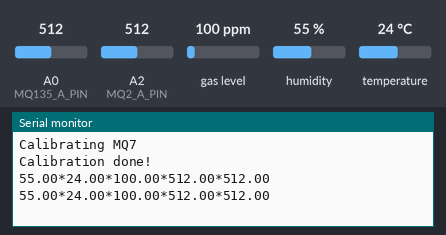
The sketch below on a simulated Arduino Uno, built with avr-gcc and run on an emulated ATmega328P. On the bench: the last lines printed to the serial monitor. The test bench sets the inputs (shaded band); at power-on: gas level 100 ppm, humidity 55 %, A0 (MQ135_A_PIN) = 512, A2 (MQ2_A_PIN) = 512, temperature 24 °C.

Above: at 10.8 s.
10.9 s: gas level set to 20 ppm
At 20.4 s:
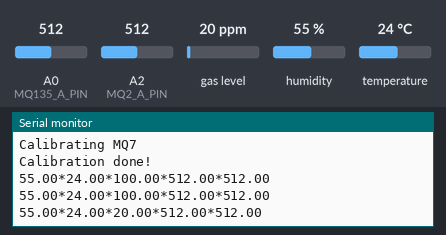
20.9 s: humidity set to 22 %
At 30.7 s:
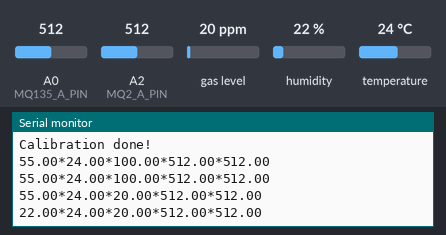
30.9 s: A0 (MQ135_A_PIN) set to 716
At 40.7 s:
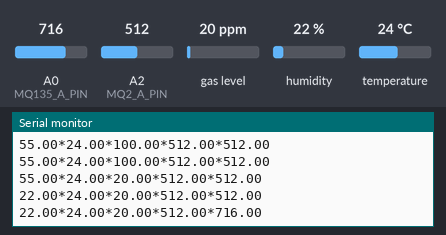
40.9 s: A2 (MQ2_A_PIN) set to 716
At 50.7 s:
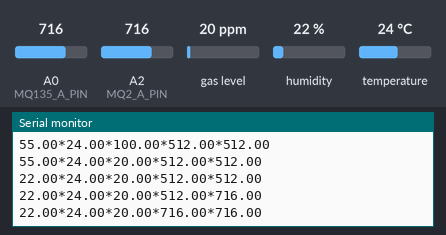
50.9 s: temperature set to 12 °C
At 60.7 s:
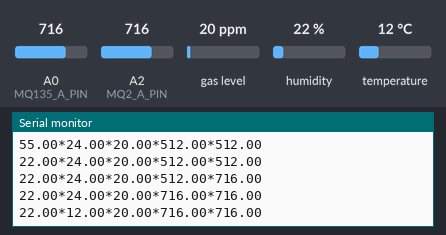
60.9 s: gas level set to 250 ppm
At 71.5 s:
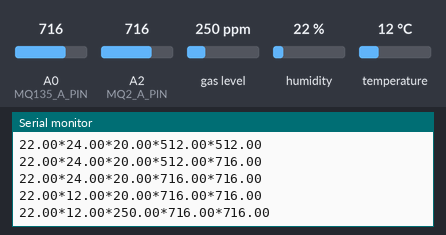
Timing chart, 0 to 71.9 s (numbered marks = the images above; inputs shaded):
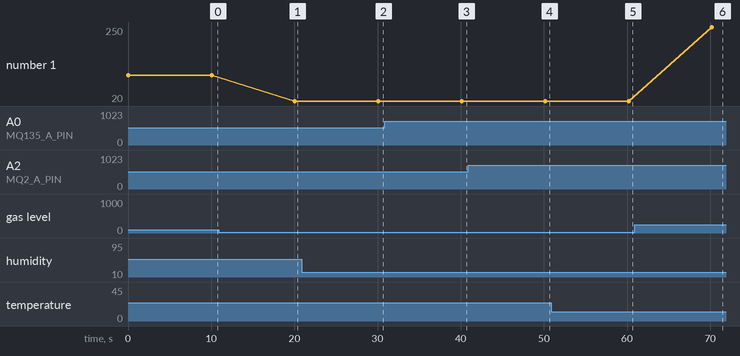

Measured:
- after the input at 10.9 s, the serial monitor: prints a new line after 9.2 s (image 1)
- after the input at 20.9 s, the serial monitor: prints a new line after 9.2 s (image 2)
- after the input at 30.9 s, the serial monitor: prints a new line after 9.2 s (image 3)
- after the input at 40.9 s, the serial monitor: prints a new line after 9.3 s (image 4)
- after the input at 50.9 s, the serial monitor: prints a new line after 9.3 s (image 5)
- after the input at 60.9 s, the serial monitor: prints a new line after 9.3 s (image 6)
- plotted number 1: 100 → 20 after the input at 10.9 s, 20 → 250 after the input at 60.9 s

The sketch:

Atmospheric-GasesArduino_nov23b.ino
```cpp
//Library
#include "DHT.h"
#include "MQ7.h"

//Vars
#define MQ135_A_PIN A0
#define MQ7_A_PIN A1
#define MQ2_A_PIN A2

//DHT11
#define DHTPIN 2
#define DHTTYPE DHT11

DHT dht(DHTPIN, DHTTYPE);

//MQ7
MQ7 mq7(MQ7_A_PIN,5.0);

void setup(){
  Serial.begin(9600);
  dht.begin();
  pinMode(MQ2_A_PIN, INPUT);
  pinMode(MQ135_A_PIN,INPUT);
  Serial.println("Calibrating MQ7");
  mq7.calibrate();
  Serial.println("Calibration done!");
}

void loop()
{
  float dht11_h = dht.readHumidity();
  float dht11_t = dht.readTemperature();
  double mq7_co = mq7.readPpm();
  double mq2_smoke = analogRead(MQ2_A_PIN);
  double mq135_air = analogRead(MQ135_A_PIN);

  Serial.print(dht11_h);
  Serial.print("*");
  Serial.print(dht11_t);
  Serial.print("*");
  Serial.print(mq7_co);
  Serial.print("*");
  Serial.print(mq2_smoke);
  Serial.print("*");
  Serial.println(mq135_air);
  delay(10000);
}
```
